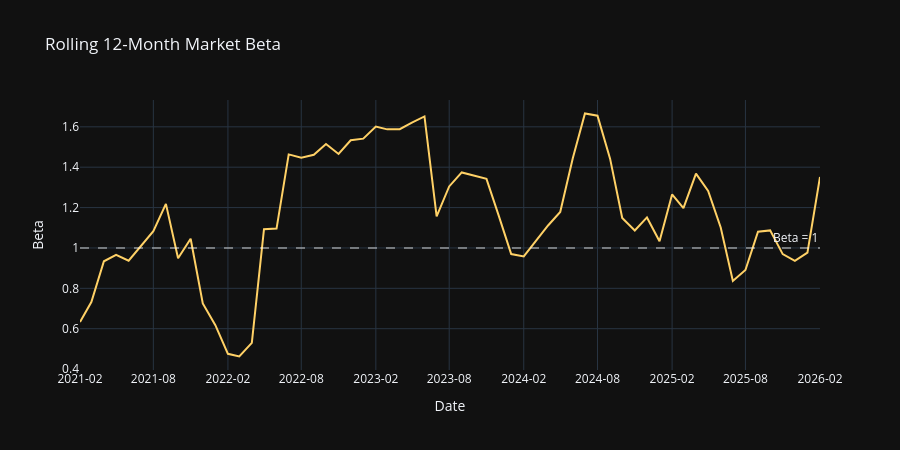

Notebook code for this chart:
### Markdown cell above
1. **Calculating Cumulative Returns**:
   - `cumulative_portfolio = (1 + merged['Portfolio']).cumprod() - 1`
     * Converts periodic returns to cumulative returns by adding 1 (to get return factors)
     * Applies cumulative product to calculate compounded growth
     * Subtracts 1 to convert back to percentage returns
   - `cumulative_market = (1 + merged['Mkt-RF'] + merged['RF']).cumprod() - 1`
     * Similar calculation for market returns
     * Adds risk-free rate (`RF`) back to the market excess return (`Mkt-RF`) to get total market return

2. **Creating the Figure**:
   - `fig3 = go.Figure()` - Initializes a new Plotly graph object

3. **Adding Portfolio Returns Trace**:
   - Creates a line plot for portfolio cumulative returns
   - Uses dates from the merged dataframe as x-axis values
   - Plots cumulative portfolio returns on y-axis
   - Sets line color to teal (`#00e5b4`) with width of 2 pixels
   - Labels this series as "Your Portfolio" in the legend

4. **Adding Market Returns Trace**:
   - Creates a line plot for market cumulative returns
   - Uses the same x-axis dates
   - Plots cumulative market returns on y-axis
   - Sets line color to blue (`#5b8cff`) with width of 2 pixels
   - Makes this line dashed (`dash='dash'`)
   - Labels this series as "Market" in the legend

5. **Configuring the Layout**:
   - Sets title: "Cumulative Returns — Portfolio vs Market"
   - Labels axes appropriately
   - Formats y-axis as percentages with `yaxis_tickformat='.0%'`
   - Uses dark theme (`template='plotly_dark'`)
   - Sets height to 450 pixels
   - Enables unified hover mode to show both values when hovering over a date

6. **Displaying the Figure**:
   - `fig3.show()` renders the interactive visualization

This visualization allows investors to compare how their portfolio has performed against the market over time, showing the growth of an initial investment in each.

### Code cell
rolling_beta = []
rolling_dates = []

for i in range(12, len(merged)):
    window = merged.iloc[i-12:i]
    Y_roll = window['Portfolio'] - window['RF']
    X_roll = window[['Mkt-RF', 'SMB', 'HML', 'RMW', 'CMA']]
    X_roll = sm.add_constant(X_roll)
    roll_model = sm.OLS(Y_roll, X_roll).fit()
    rolling_beta.append(roll_model.params['Mkt-RF'])
    rolling_dates.append(merged.index[i])

rolling_dates_str = [str(d) for d in rolling_dates]

fig4 = go.Figure()
fig4.add_trace(go.Scatter(
    x=rolling_dates_str,
    y=rolling_beta,
    mode='lines',
    name='Rolling Beta',
    line=dict(color='#ffd166', width=2)
))
fig4.add_hline(
    y=1.0,
    line_dash='dash',
    line_color='white',
    opacity=0.4,
    annotation_text='Beta = 1'
)
fig4.update_layout(
    title='Rolling 12-Month Market Beta',
    xaxis_title='Date',
    yaxis_title='Beta',
    template='plotly_dark',
    height=450,
    hovermode='x unified'
)
fig4.update_xaxes(
    tickmode='array',
    tickvals=[rolling_dates_str[i] for i in range(0, len(rolling_dates_str), 6)],
    ticktext=[rolling_dates_str[i] for i in range(0, len(rolling_dates_str), 6)]
)
fig4.show()

### Figure 1 — Plotly figure (JSON) as saved in the notebook; plotly's stock layout.template omitted (floating-point values rounded to 4 significant figures)
{"data": [{"line": {"color": "#ffd166", "width": 2}, "mode": "lines", "name": "Rolling Beta", "type": "scatter", "x": ["2021-02", "2021-03", "2021-04", "2021-05", "2021-06", "2021-07", "2021-08", "2021-09", "2021-10", "2021-11", "2021-12", "2022-01", "2022-02", "2022-03", "2022-04", "2022-05", "2022-06", "2022-07", "2022-08", "2022-09", "2022-10", "2022-11", "2022-12", "2023-01", "2023-02", "2023-03", "2023-04", "2023-05", "2023-06", "2023-07", "2023-08", "2023-09", "2023-10", "2023-11", "2023-12", "2024-01", "2024-02", "2024-03", "2024-04", "2024-05", "2024-06", "2024-07", "2024-08", "2024-09", "2024-10", "2024-11", "2024-12", "2025-01", "2025-02", "2025-03", "2025-04", "2025-05", "2025-06", "2025-07", "2025-08", "2025-09", "2025-10", "2025-11", "2025-12", "2026-01", "2026-02"], "y": [0.6331, 0.7317, 0.9339, 0.9662, 0.937, 1.01, 1.083, 1.218, 0.9487, 1.046, 0.7252, 0.6177, 0.4757, 0.4624, 0.5297, 1.093, 1.096, 1.463, 1.448, 1.462, 1.515, 1.465, 1.533, 1.541, 1.602, 1.587, 1.588, 1.621, 1.651, 1.157, 1.305, 1.374, 1.357, 1.342, 1.161, 0.9699, 0.9582, 1.034, 1.111, 1.179, 1.445, 1.666, 1.655, 1.442, 1.148, 1.087, 1.151, 1.033, 1.265, 1.197, 1.368, 1.283, 1.101, 0.8363, 0.8908, 1.08, 1.087, 0.9695, 0.936, 0.9768, 1.352]}], "layout": {"annotations": [{"showarrow": false, "text": "Beta = 1", "x": 1, "xanchor": "right", "xref": "x domain", "y": 1, "yanchor": "bottom", "yref": "y"}], "height": 450, "hovermode": "x unified", "shapes": [{"line": {"color": "white", "dash": "dash"}, "opacity": 0.4, "type": "line", "x0": 0, "x1": 1, "xref": "x domain", "y0": 1, "y1": 1, "yref": "y"}], "title": {"text": "Rolling 12-Month Market Beta"}, "xaxis": {"tickmode": "array", "ticktext": ["2021-02", "2021-08", "2022-02", "2022-08", "2023-02", "2023-08", "2024-02", "2024-08", "2025-02", "2025-08", "2026-02"], "tickvals": ["2021-02", "2021-08", "2022-02", "2022-08", "2023-02", "2023-08", "2024-02", "2024-08", "2025-02", "2025-08", "2026-02"], "title": {"text": "Date"}}, "yaxis": {"title": {"text": "Beta"}}}}
